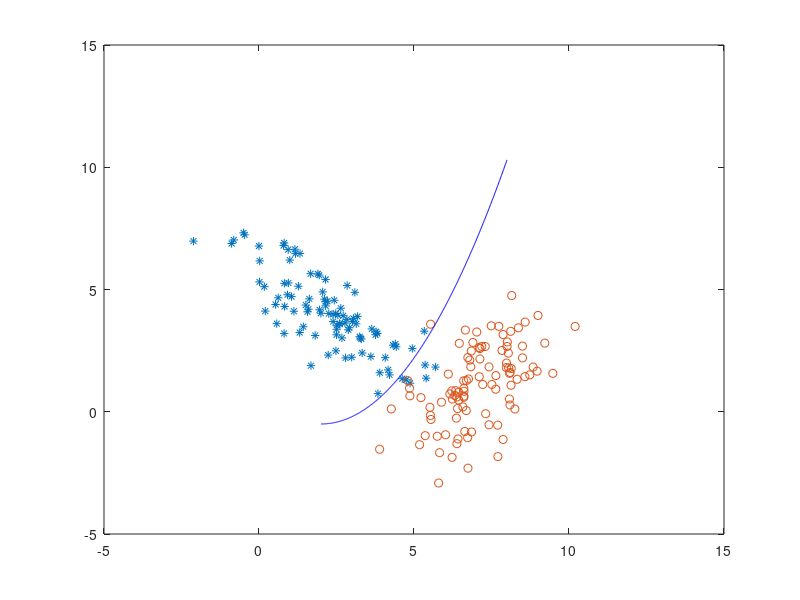

Reproduce this figure in MATLAB.
function slika12

X=randn(2,100);
T1=[1.4 -0.8;-0.6 1.5];
X1=T1*X+[2*ones(1,100);4*ones(1,100)];


X=randn(2,100);
T2=[1.1 0.4;0.3 1.6];
X2=T2*X+[7*ones(1,100);1*ones(1,100)];

x3a=[2:0.01:8];
x3b=0.3*(x3a-2).^2-0.5;
X3=[x3a' x3b'];
figure(1);plot(X1(1,:),X1(2,:),'*',X2(1,:),X2(2,:),'o',X3(:,1),X3(:,2),'b')
keyboard;